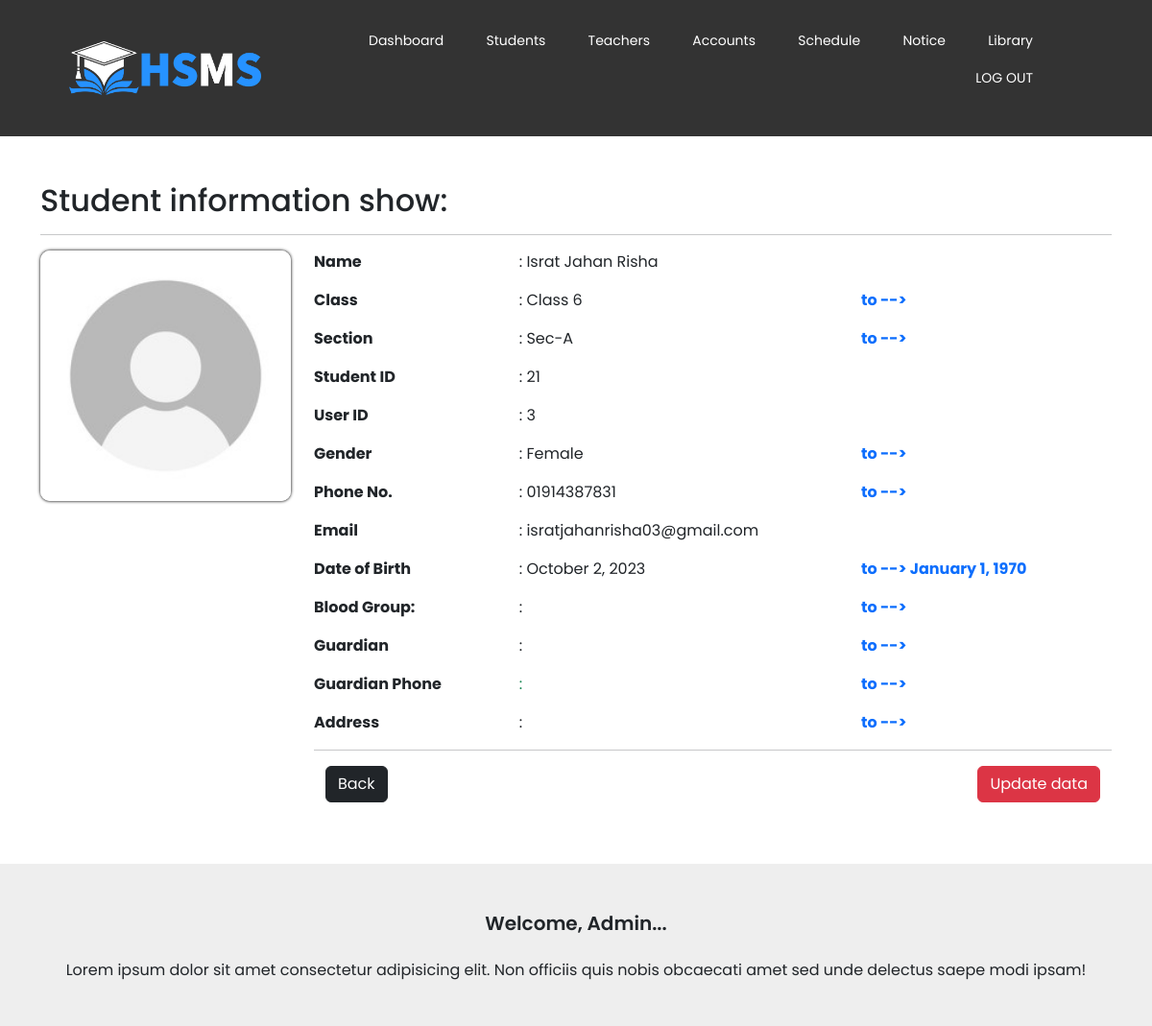
The app's page /Part-Admin/admin_student_profile_update_details.php?detailUID=3 (signed in) with its own data.
### tables this page shows
CREATE TABLE `students` (
  `student_id` int(11) NOT NULL,
  `user_id` int(11) NOT NULL,
  `class_id` int(11) NOT NULL,
  `section_id` int(11) NOT NULL,
  `date_of_birth` date DEFAULT NULL,
  `address` varchar(255) DEFAULT NULL,
  `phone_number` varchar(15) DEFAULT NULL,
  `guardian_name` varchar(255) DEFAULT NULL,
  `guardian_phone` varchar(15) DEFAULT NULL,
  `gender` enum('Male','Female','Other') DEFAULT NULL,
  `blood_group` enum('A+','A-','B+','B-','AB+','AB-','O+','O-') DEFAULT NULL,
  `profile_pic` blob DEFAULT NULL
);

CREATE TABLE `users` (
  `id` int(11) NOT NULL,
  `name` varchar(255) NOT NULL,
  `email` varchar(255) NOT NULL,
  `password` varchar(255) NOT NULL,
  `user_type` enum('student','teacher','admin','accounts') NOT NULL,
  `registration_date` timestamp NOT NULL DEFAULT current_timestamp(),
  `approval` tinyint(1) DEFAULT 0,
  `reset_pass` int(11) DEFAULT 0
);

CREATE TABLE `classes` (
  `class_id` int(11) NOT NULL,
  `class_name` varchar(10) NOT NULL
);

CREATE TABLE `sections` (
  `section_id` int(11) NOT NULL,
  `section_name` varchar(10) DEFAULT NULL
);

### Part-Admin/admin_student_profile_update_details.php (the view, shortened to what this page needs)
<?php
if (!empty($_SESSION['admin_name'])) {
@include '../template/database.php';
$uid = null;
$sid = null;
$name = null;
$email = null;
$class = null;
$section = null;
$blood = null;
$guardian = null;
$gPhone = null;
$dob = null;
$address = null;
$phone = null;
$gender = null;
$Up_class = null;
$Up_section = null;
$Up_blood = null;
$Up_guardian = null;
$Up_gPhone = null;
$Up_dob = null;
$Up_address = null;
$Up_phone = null;
$Up_gender = null;
$profilePicName = null;
if (isset($_GET['detailUID'])) {
    $uid = $_GET['detailUID'];
    $select = "SELECT *
    FROM users u
    LEFT JOIN students s ON u.id = s.user_id
    LEFT JOIN classes c ON s.`class_id` = c.`class_id`
    LEFT JOIN sections sec ON sec.`section_id`=s.`section_id`
    WHERE u.id = '$uid' AND u.`user_type`='student';";
    $result = mysqli_query($conn, $select);
    $row = mysqli_fetch_assoc($result);
    $sid = $row['student_id'];
    $name = $row['name'];
    $email = $row['email'];
    $class = $row['class_name'];
    $section = $row['section_name'];
    $blood = $row['blood_group'];
    $guardian = $row['guardian_name'];
    $gPhone = $row['guardian_phone'];
    $rdob = $row['date_of_birth'];
    $dob = date('F j, Y', strtotime($rdob));
    $address = $row['address'];
    $phone = $row['phone_number'];
    $gender = $row['gender'];
    $select = "SELECT class_name,
	section_name,
	spa.`class_id` AS cls,
	spa.`section_id` AS sec,
	spa.`gender`,
	spa.`phone`,
	spa.`dob`,
	spa.`blood_group`,
	spa.`guardian`,
	spa.`guardian_phone`,
	spa.`address`
    FROM users u
    INNER JOIN stu_profile_approval spa ON spa.`user_id` = u.`id`
    LEFT JOIN classes c ON spa.`class_id` = c.`class_id`
    LEFT JOIN sections sec ON sec.`section_id`=spa.`section_id`
    WHERE u.id = '$uid';";
    $profilePicName = $row['profile_pic'];
        if ($profilePicName == null) {
            $profilePicName = 'default.jpg';
        }
    $result = mysqli_query($conn, $select);
    $row = mysqli_fetch_assoc($result);
    $Up_class = $row['class_name'];
    $Up_section = $row['section_name'];
    $Up_blood = $row['blood_group'];
    $Up_guardian = $row['guardian'];
    $Up_gPhone = $row['guardian_phone'];
    $Up_rdob = $row['dob'];
    $Up_dob = date('F j, Y', strtotime($Up_rdob));
    $Up_address = $row['address'];
    $Up_phone = $row['phone'];
    $Up_gender = $row['gender'];
}
$pp = '<div class="col-3">
        <div><img src="../uploads/student_profile_pictures/' . $profilePicName . '" class="profile-image" alt="' . $name . '"></div>
        </div>';
?>
<!DOCTYPE html>
<html lang="en">
<head>
    <link rel="stylesheet" href="../CSS/adminHeaderFooter.css">
    <link rel="stylesheet" href="https://cdn.jsdelivr.net/npm/bootstrap@5.3.2/dist/css/bootstrap.rtl.min.css">
    <link href="https://cdn.jsdelivr.net/npm/remixicon@3.5.0/fonts/remixicon.css" rel="stylesheet">
</head>
<body>
    <div class="container my-5">
        <h2>Student information show:</h2>
        <hr>
        <div class="row">
            <div class="col-3">
                <?php echo $pp; ?>
            </div>
            <div class="col-9">
                <?php
                echo '
                    <div class="mb-3">
                        <div class="row">
                            <div class="col-3 fw-bold">Name</div>
                            <div class="col-4">: ' . $name . '</div>
                        </div>
                    </div>
                    <div class="mb-3">
                        <div class="row">
                            <div class="col-3 fw-bold">Class</div>
                            <div class="col-5">: ' . $class . '</div>
                            <div class="col-4 text-primary fw-bold">to --> ' . $Up_class . '</div>
                        </div>
                    </div>
                    <div class="mb-3">
                    <div class="mb-3">
                        <div class="row">
                            <div class="col-3 fw-bold">Section</div>
                            <div class="col-5">: ' . $section . '</div>
                            <div class="col-4 text-primary fw-bold">to --> ' . $Up_section . '</div>
                        </div>
                    </div>
                    <div class="mb-3">
                        <div class="row">
                            <div class="col-3 fw-bold">Student ID</div>
                            <div class="col-5">: ' . $sid . '</div>
                        </div>
                    </div>
                    <div class="mb-3">
                        <div class="row">
                            <div class="col-3 fw-bold">User ID</div>
                            <div class="col-5">: ' . $uid . '</div>
                        </div>
                    </div>
                    <div class="mb-3">
                        <div class="row">
                            <div class="col-3 fw-bold">Gender</div>
                            <div class="col-5">: ' . $gender . '</div>
                            <div class="col-4 text-primary fw-bold">to --> ' . $Up_gender . '</div>
                        </div>
                    </div>
                    <div class="mb-3">
                        <div class="row">
                            <div class="col-3 fw-bold">Phone No.</div>
                            <div class="col-5">: ' . $phone . '</div>
                            <div class="col-4 text-primary fw-bold">to --> ' . $Up_phone . '</div>
                        </div>
                    </div>
                    <div class="mb-3">
                        <div class="row">
                            <div class="col-3 fw-bold">Email</div>
                            <div class="col-5">: ' . $email . '</div>                        </div>
                    </div>
                    <div class="mb-3">
                        <div class="row">
                            <div class="col-3 fw-bold">Date of Birth</div>
                            <div class="col-5">: ' . $dob . '</div>
                            <div class="col-4 text-primary fw-bold">to --> ' . $Up_dob . '</div>
                        </div>
                    </div>
                    <div class="mb-3">
                        <div class="row">
                            <div class="col-3 fw-bold">Blood Group:</div>
                            <div class="col-5">: ' . $blood . '</div>
                            <div class="col-4 text-primary fw-bold">to --> ' . $Up_blood . '</div>
                        </div>
                    </div>
                    <div class="mb-3">
                        <div class="row">
                            <div class="col-3 fw-bold">Guardian</div>
                            <div class="col-5">: ' . $guardian . '</div>
                            <div class="col-4 text-primary fw-bold">to --> ' . $Up_guardian . '</div>
                        </div>
                    </div>
                    <div class="mb-3">
                        <div class="row">
                            <div class="col-3 fw-bold">Guardian Phone</div>
                            <div class="col-5 text-success fw-normal">: ' . $gPhone . '</div>
                            <div class="col-4 text-primary fw-bold">to --> ' . $Up_gPhone . '</div>
                        </div>
                    </div>
                    <div class="mb-3">
                        <div class="row">
                            <div class="col-3 fw-bold">Address</div>
                            <div class="col-5">: ' . $address . '</div>
                            <div class="col-4 text-primary fw-bold">to --> ' . $Up_address . '</div>
                        </div>
                    </div>'; ?>
            </div>
            <hr>
            <div class="container my-3 d-flex justify-content-between">
                <form method="post">
                    <button class="btn btn-dark" name="back">Back</button>
                </form>
                <form method="post">
                    <button class="btn btn-danger" name="update">Update data</button>
                </form>
            </div>
        </div>
    </div>
    </div>
</body>
</html>
<?php
}else {
    header('location: ../login.php');
}
?>

### CSS/adminHeaderFooter.css (style rules this page uses)
* { margin: 0; padding: 0; font-family: 'Poppins', sans-serif; }
.header { min-height: 10vh; width: 100%; background-color: rgba(0, 0, 0, 0.8); background-size: cover; background-position: center; position: relative; }
nav { display: flex; padding: 2% 6%; justify-content: space-between; align-items: center; }
nav img { width: 200px; }
.nav-links { flex: 1; text-align: right; }
.nav-links ul li { list-style: none; display: inline-block; padding: 8px 20px; position: relative; }
.nav-links ul li a { color: white; text-decoration: none; font-size: 14px; }
.nav-links ul li::after { content: ''; width: 0%; height: 2px; background: #ffffff; display: block; margin: auto; transition: 0.5s; }
.footer { background: #eeeeee; width: 100%; text-align: center; padding: 30px 0; }
.footer_title { font-size: 36px; font-weight: 600; }
.footer h4 { font-size: 20px; margin-bottom: 25px; margin-top: 20px; }

### Part-Admin/admin_student_profile_update_details.php (style rules this page uses)
.profile-image { width: 400%; border-radius: 10px; border-color: black; box-shadow: 0 0 3px 0.5px rgb(40, 40, 40); }

### records on screen
students: user.name "Israt Jahan Risha", class.class_name "Class 6", section.section_name "Sec-A", student_id "21", gender "Female", phone_number "01914387831", user.email "isratjahanrisha03@gmail.com", date_of_birth "October 2, 2023"

### other values on screen
$uid "3"
$Up_dob "January 1, 1970"
